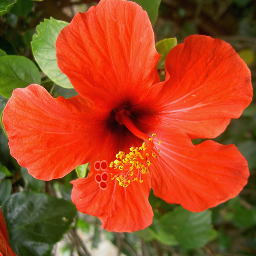
#> input picture img_s3.png, 256 x 256 px
$ python S3_imgproc_tools.py
#> lines starting #> are read from the running program, lines starting #| are printed output that depends on the picture
# -*- coding: utf-8 -*-
"""
Created on Mon Sep 30 13:37:48 2019

@author: PREVOT Germain
"""
import cv2
import numpy as np

img_gray=cv2.imread('img_s3.png',0)
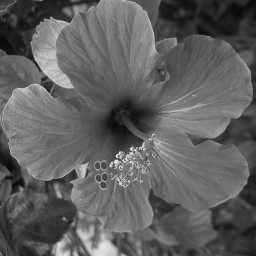
#> img_gray: shape (256, 256); min 6, max 238, mean 95
img_bgr=cv2.imread('img_s3.png',1)
#> img_bgr is the input picture: shape (256, 256, 3); mean B, G, R 32.6, 71.7, 166.1

print("Gray levels image shape = "+str(img_gray.shape))
#| Gray levels image shape = (256, 256)
print("BGR image shape = "+str(img_bgr.shape))
#| BGR image shape = (256, 256, 3)

cv2.waitKey()

def invert_colors_manual(input_img):
    img_reverse=255-input_img
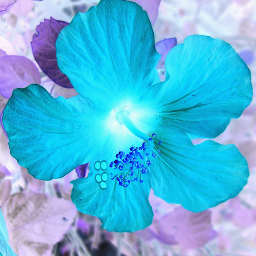
#> img_reverse: shape (256, 256, 3); mean B, G, R 222.4, 183.3, 88.9
    cv2.imshow("BGR image", img_reverse)

invert_colors_manual(img_bgr)

# =============================================================================
# ####  EXEMPLE A NE PAS FAIRE
#
# #def invert_colors_manual(input_img):
#     ## Function which return an image with reverse color
#     #
#     # @param input_img: cv2.img
#     # return cv2.img
#
#
# # =============================================================================
# #     for idrow in range(input_img.shape[0]):
# #         for idcol in range(input_img.shape[1]):
# #             for idcomp in range(input_img.shape[2]):
# #                 input_img[idrow, idcol, idcomp]= 255-input_img[idrow, idcol, idcomp]
# #     cv2.imshow("Reverse levels image", input_img)
# # =============================================================================
#
# ####  EXEMPLE A NE PAS FAIRE
# =============================================================================
